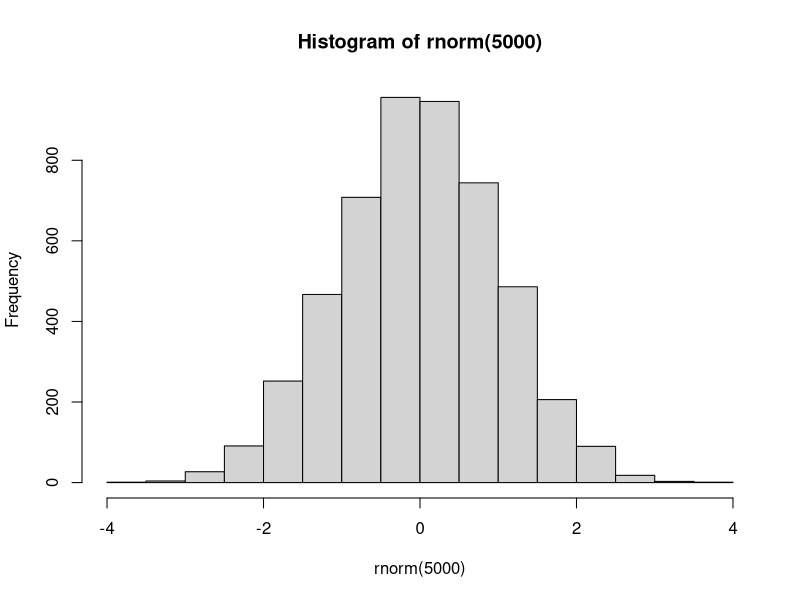
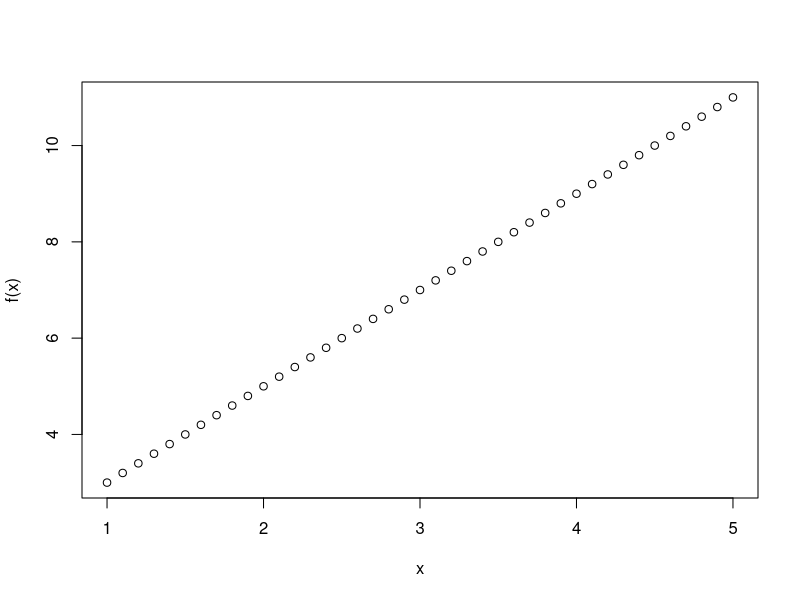
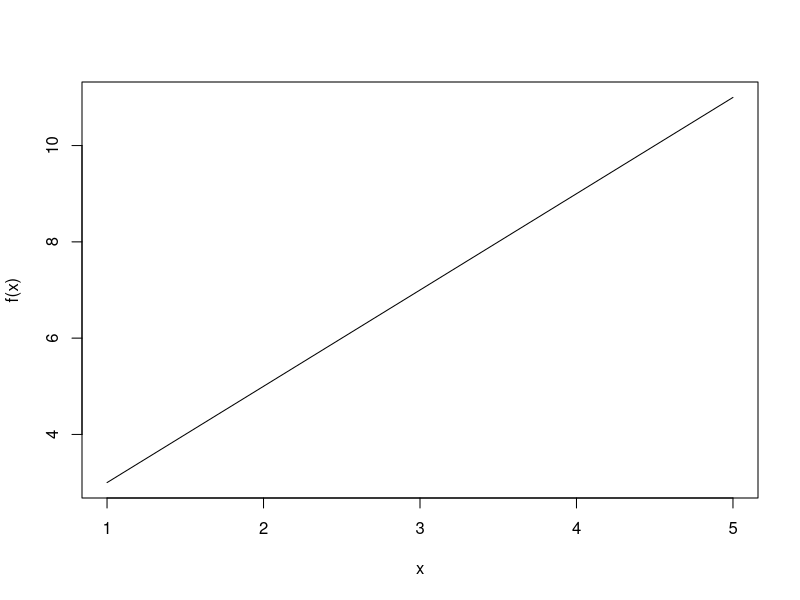
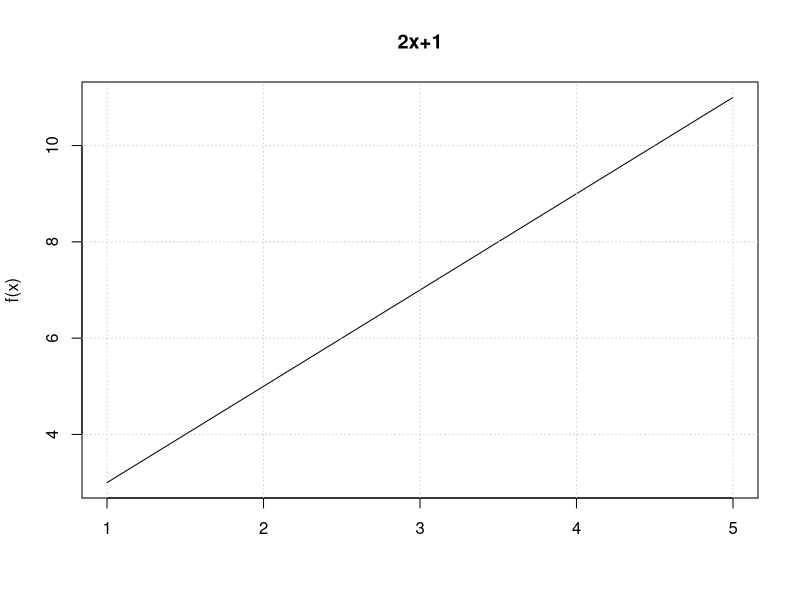
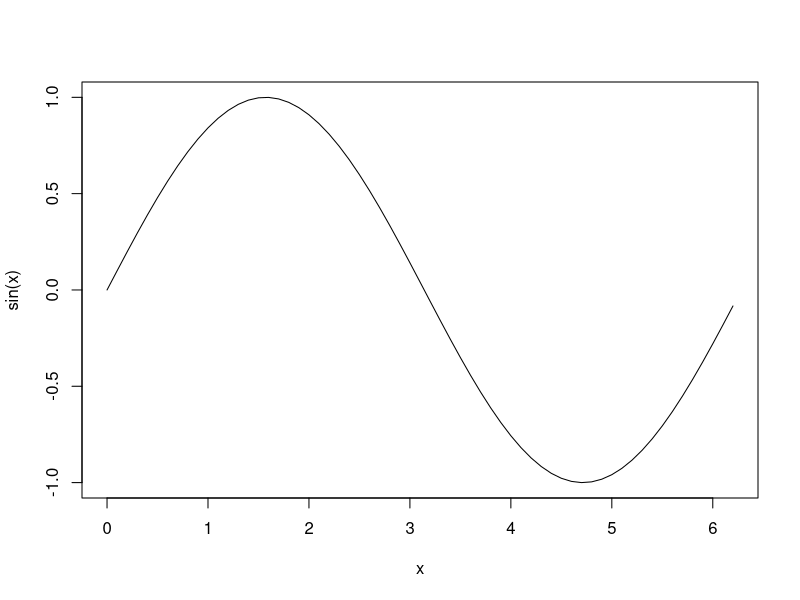
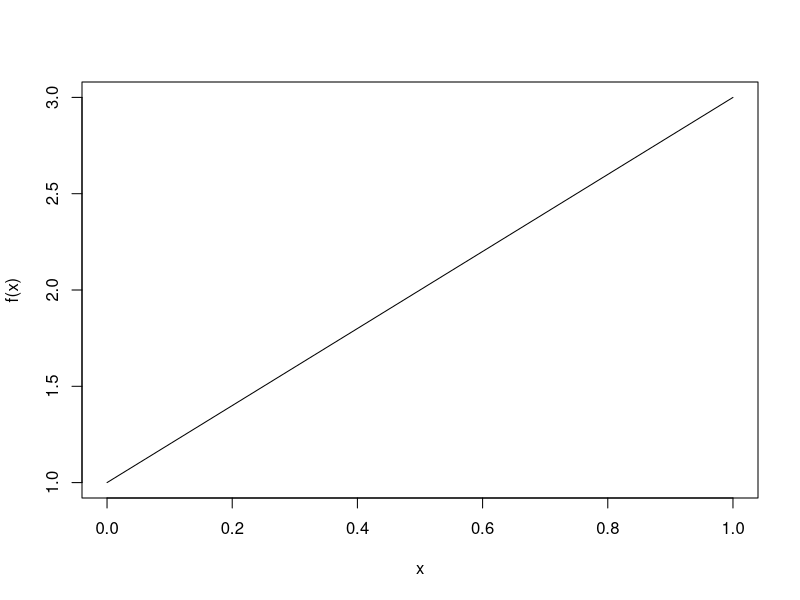
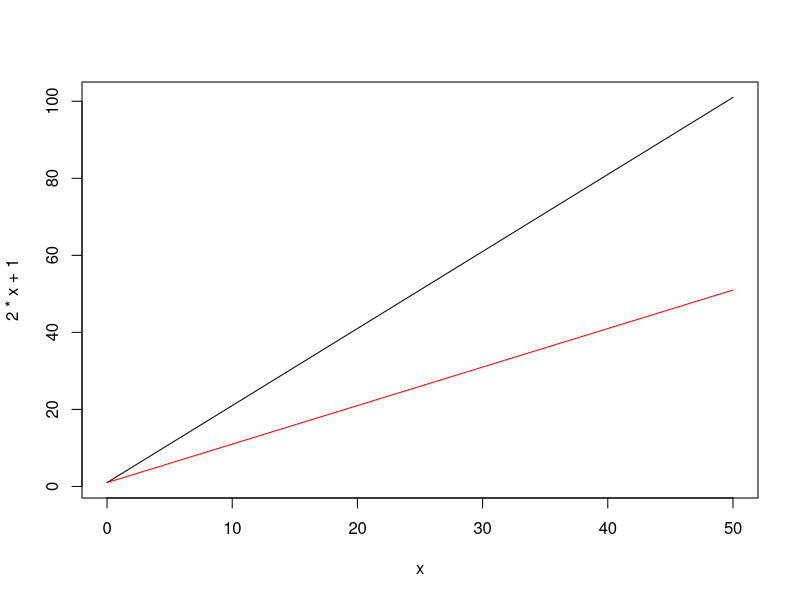
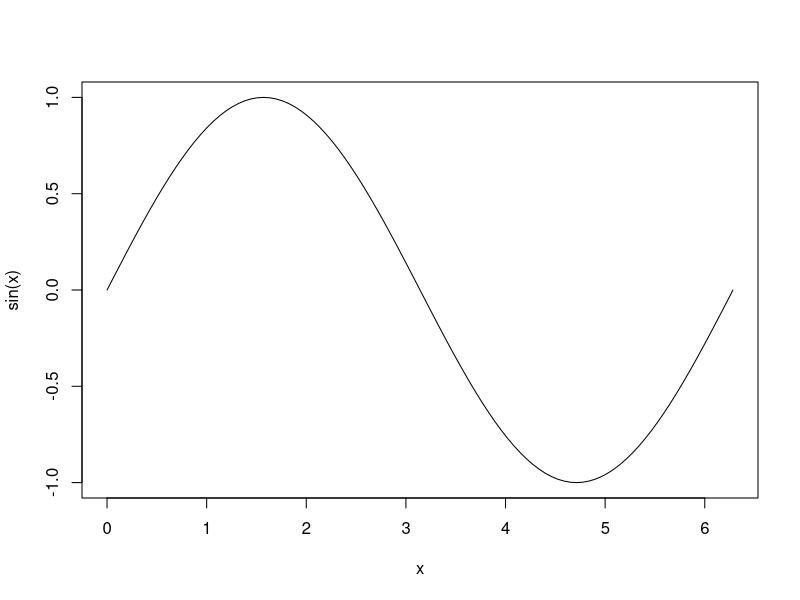

R code for these plots, in order:
## #############################################################################
## basic math operations
## #############################################################################

1 + 3
3*2
3^2

## constants
pi
"pi"
'pi'
letters
LETTERS

str(letters)
letters[1]

month.name
month.abb

## how to get help
?pi
apropos('month')

## variables
x = 4
x <- 4
x

x / 2
x^2

## TODO compute the square root of 4
x^0.5

## #############################################################################
## functions
## #############################################################################

sqrt(x)
sqrt(x = x)
sin(pi / 2)

## random numbers from uniform distribution (and NOT "run if")
runif(2)
round(runif(2))
round(runif(2), 1)

hist(rnorm(5000))

## define custom functions
f <- function(x) 2 * x + 1
f(5)
f(pi)

## combine values into a vector
c(1, 2, 3, 4, 5)

letters[c(1, 2, 3, 4, 5)]

1:5
seq(1, 5)
?seq
seq(1, 5, 0.1)

## now we store a sequence from 1 to 5 by 0.1 as x and plot f(x)
x <- seq(1, 5, 0.1)
plot(x, f(x))
plot(x, f(x), type = 'l')

## adding a title and a grid to the plot
plot(x, f(x), type = 'l', xlab = '', main = '2x+1')
grid()

## TODO draw a sine wave
x <- seq(0, pi * 2, 0.1)
plot(x, sin(x), type = 'l')

## a simpler way for plotting functions
curve(f)
?curve

curve(2*x + 1, from = 0, to = 50)
curve(x + 1, add = TRUE, col = 'red')

## TODO draw a sine wave with curve
curve(sin, from = 0, to = 2*pi)

## #############################################################################
## simulate Brownian motion / random walk in 1D
## #############################################################################

## first steps
round(runif(5))

## we transform the previously generated floating random numbers between 0 and 1
## to either -1 or 1
round(runif(5))*2 - 1

## we compute the cumulative sum to identify the actual value for each iteration
cumsum(round(runif(25))*2 - 1)
plot(cumsum(round(runif(25))*2 - 1), type = 's')

## set the random number generator to a specific state for reproducibility
set.seed(42)
plot(cumsum(round(runif(25))*2 - 1), type = 's')

## a much simpler solution for the above
plot(cumsum(sample(c(-1, 1), 25, replace = TRUE)), type = 's')

## #############################################################################
## from vectors to data frames
## #############################################################################

## custom vectors -> combine values into vector
h <- c(174, 170, 160)
w <- c(90, 80, 70)

## render a scatterplot
plot(h, w, main = "Demo", xlab = 'Height', ylab = 'Weight')

## compute the correlation coefficient
cor(w, h)

## build a basic linear model
lm(w ~ h)
fit <- lm(w ~ h)
summary(fit)

56 * fit$coefficients[2] + fit$coefficients[1]
56 * 1.3462 + -146.1538
predict(fit, list(h = 56))

## plot this model
plot(h, w, main = "Demo", xlab = 'Height', ylab = 'Weight')
abline(fit, col = 'red')

## intro to data.frame object type
df <- data.frame(weight = w, height = h)
df

plot(df)
cor(df)
lm(df)

str(df)
